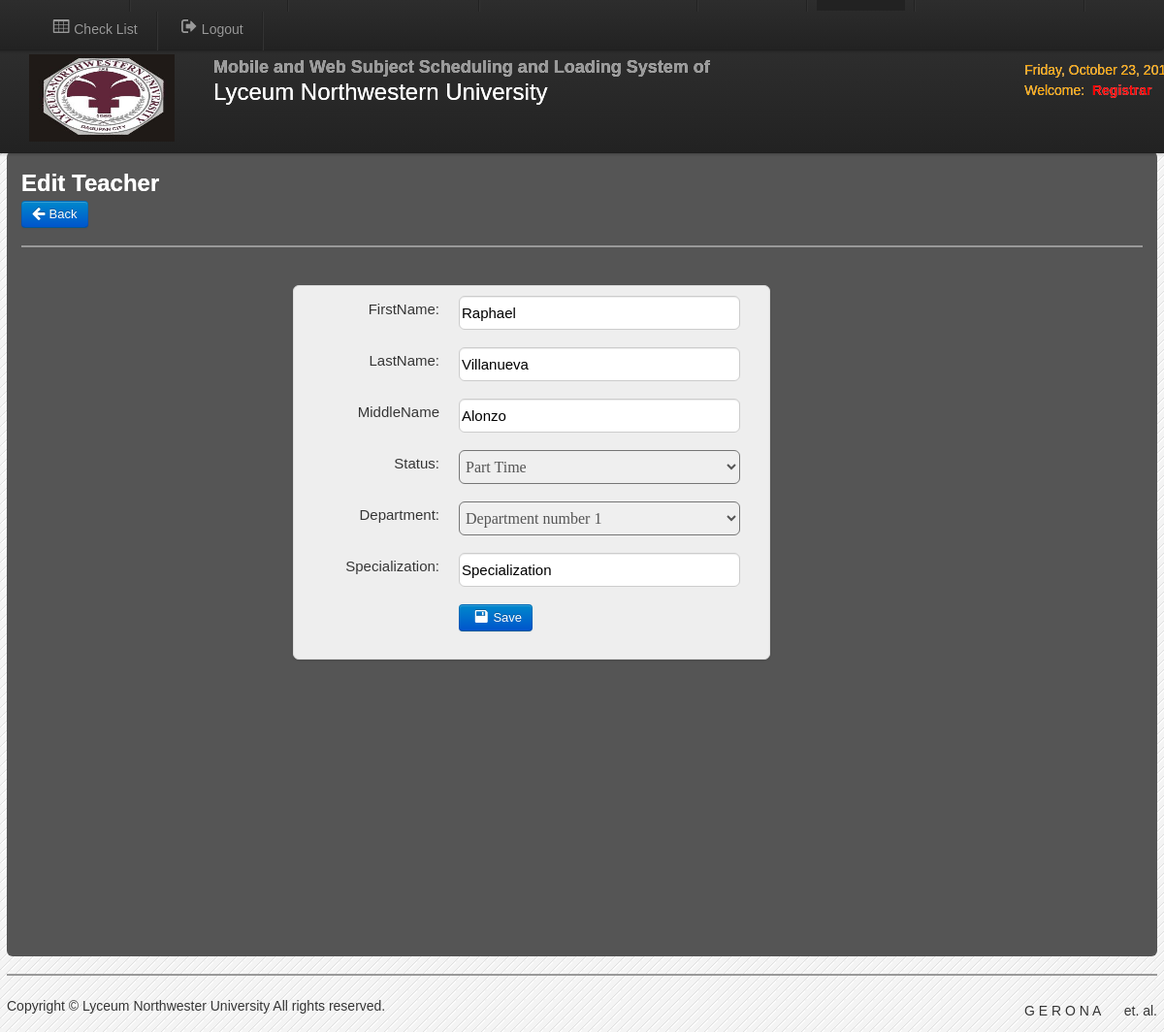
The page /faculty/edit_teacher.php?id=11 (signed in) on the database its author committed.
### tables this page shows
CREATE TABLE IF NOT EXISTS `tbl_faculty` (
  `emp_no` int(11) NOT NULL AUTO_INCREMENT,
  `fname` varchar(50) NOT NULL,
  `lname` varchar(50) NOT NULL,
  `mname` varchar(50) NOT NULL,
  `status` varchar(50) NOT NULL,
  `department_id` int(11) DEFAULT NULL,
  `department_name` varchar(50) NOT NULL,
  `specialization` varchar(50) NOT NULL,
  PRIMARY KEY (`emp_no`)
);

### faculty/edit_teacher.php (the view, shortened to what this page needs)
<?php include('header.php'); include('dbcon.php'); include('session.php');
$emp_no=$_GET['id'];
 ?>
<body>
<?php include('nav-top1.php'); ?>
   <br>
    <div class="navbar navbar-fixed-top1">
    <div class="navbar-inner">
    <div class="container">
	<div class="marg">
    <ul class="nav">
   <li>
    <a href="home.php"><i class="icon-home icon-large"></i>Home</a>
  </li>
  <li class="divider-vertical"></li>
  <li><a href="room.php">Room Management</a></li>
   <li class="divider-vertical"></li>
  <li><a href="course.php"><i class="icon-group icon-large"></i>Course Management</a></li>
   <li class="divider-vertical"></li>
  <li><a href="department.php"><i class="icon-list icon-large"></i>Department Management</a></li>
   <li class="divider-vertical"></li>
  <li><a href="subject.php"><i class="icon-group icon-large"></i>Subject</a></li>
     <li class="divider-vertical"></li>
  <li class="active"><a href="record.php"><i class="icon-user icon-large"></i>Faculty</a></li>
   <li class="divider-vertical"></li>
  <li><a href="checklist.php"><i class="icon-table icon-large"></i>Subject Schedule</a></li>
  <li class="divider-vertical"></li>
  <li><a href="checklist2.php"><i class="icon-table icon-large"></i>Check List</a></li>
  <li class="divider-vertical"></li>
  <li><a id="logout" data-toggle="modal" href="#myModal"><i class="icon-signout icon-large"></i>Logout</a></li>
   <li class="divider-vertical"></li>
</ul>
    </div>
    </div>
    </div>
    </div>
<div class="wrapper">
<div id="element" class="hero-body">
<h2><font color="white">Edit Teacher</font></h2>
	<a class="btn btn-primary"  href="record.php">  <i class=" icon-arrow-left icon-large"></i>&nbsp;Back</a>
	<hr>
	<div class="teacher">
	   <form id="save_voter" class="form-horizontal" method="POST" action="update_teacher.php">
    <fieldset>
	<div class="new_voter_margin">
	<ul class="thumbnails_new_voter">
    <li class="span3">
    <div class="thumbnail_new_voter">
<?php $result=mysql_query("select * from tbl_faculty where emp_no='$emp_no'")or die (mysql_error());
$row=mysql_fetch_array($result);
 ?>
	<div class="control-group">
    <label class="control-label" for="input01">FirstName:</label>
    <div class="controls">
    <input type="text" name="fname" value="<?php echo $row['fname'];  ?>"  id="span9009">
    </div>
    </div>
		<div class="control-group">
    <label class="control-label" for="input01">LastName:</label>
    <div class="controls">
    <input type="text" name="lname" value="<?php echo $row['lname'];  ?>"  id="span9009">
    </div>
    </div>
	<div class="control-group">
    <label class="control-label" for="input01">MiddleName</label>
    <div class="controls">
    <input type="text" name="mname" value="<?php echo $row['mname'];  ?>"  id="span9009">
    </div>
    </div>
	 <div class="control-group">
    <label class="control-label" for="input01">Status:</label>
    <div class="controls">
   <select name="status" id="span9009">
	<optionvalue="<?php echo $row['status'];  ?>"></option>
	<option valu"Part Time">Part Time</option>
	</select>
    </div>
    </div>
	<div class="control-group">
    <label class="control-label" for="input01">Department:</label>
    <div class="controls">
   <select name="department_name" id="span9009">
	<option><?php echo $row['department_name'];  ?></option>
    </select>
    </div>
    </div>
    <div class="control-group">
    <label class="control-label" for="input01">Specialization:</label>
    <div class="controls">
    <input type="text" name="specialization" value="<?php echo $row['specialization'];  ?>"  id="span9009">
    </div>
    </div>
	<div class="control-group">
    <div class="controls">
	<button id="save_voter" class="btn btn-primary" name="save"><i class="icon-save icon-large"></i>Save</button>
    </div>
    </div>
    </fieldset>
    </form>
	 </div>
		</div>
<?php include('footer.php');?>
</div>
</body>

### faculty/css/style.css (style rules this page uses)
* { margin:0; padding:0; }
body { font-family:"Trebuchet MS", "Myriad Pro", Arial, sans-serif; font-size:14px; background:#f4f4f4 url(../img/bg.gif) repeat top left; color:#333; text-shadow:0px 0px 0px #fff;; }
a { color:#777; }
.wrapper { width:1186px; margin:10px auto; min-height:550px; }

### rows shown on the page
tbl_faculty: fname "Raphael", lname "Villanueva", mname "Alonzo", department_name "Department number 1", specialization "Specialization"

### other values the page prints
$username "Registrar"
